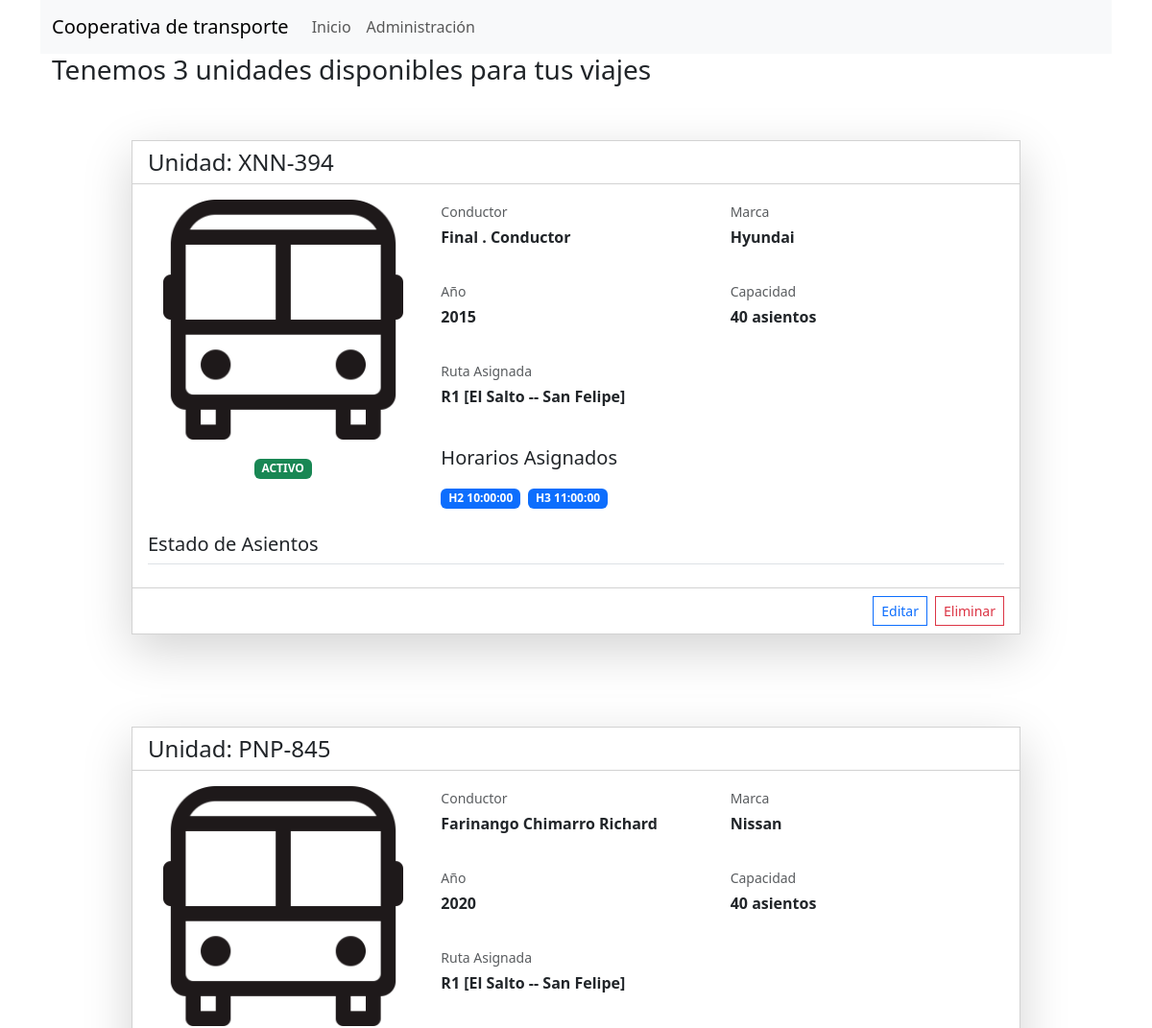
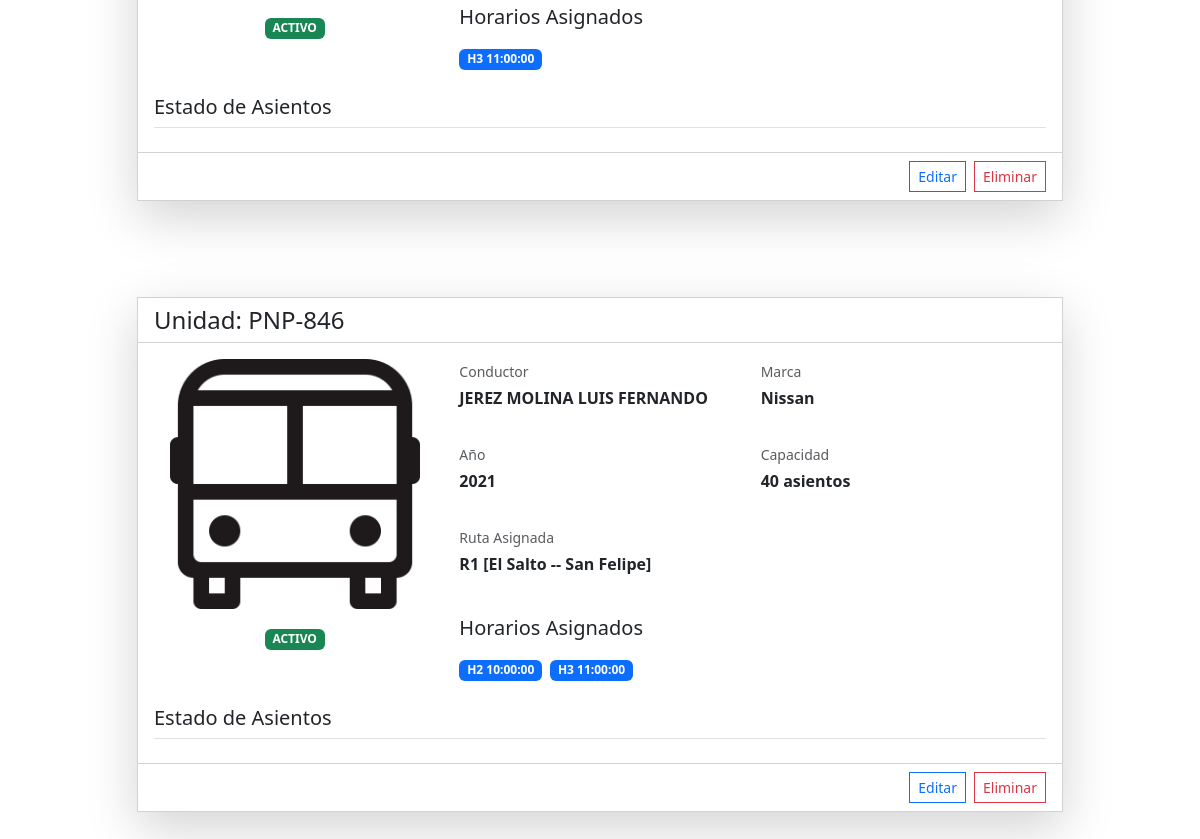
Page /buses/ on the earlier database version (2 pictures, top to bottom).
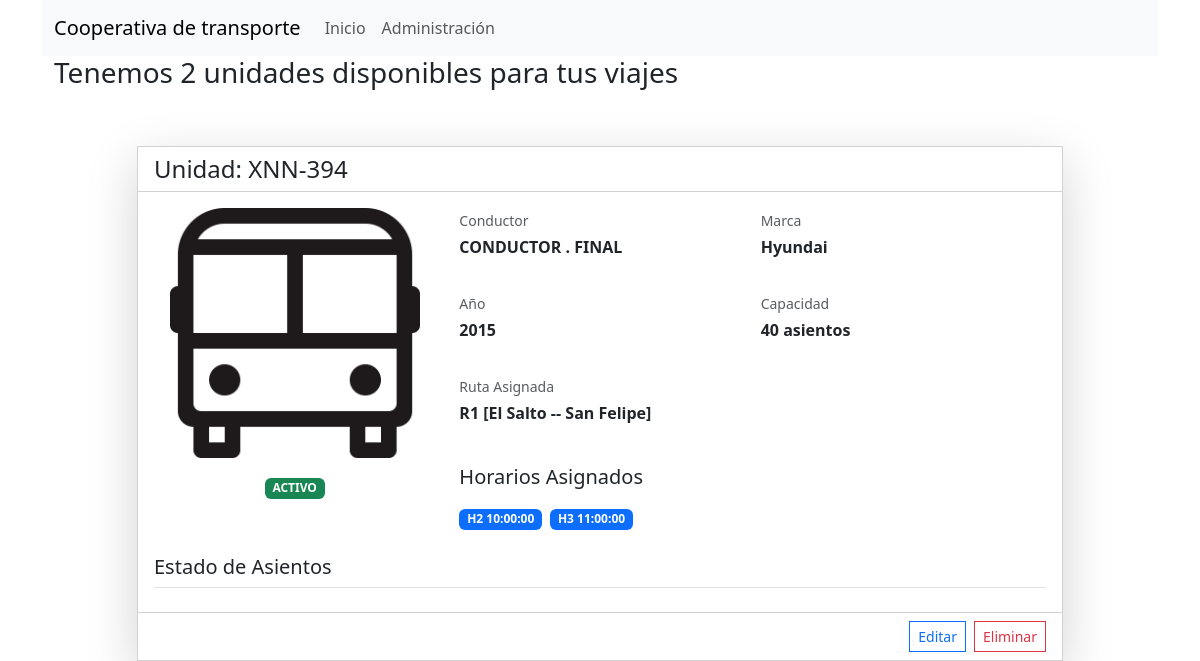
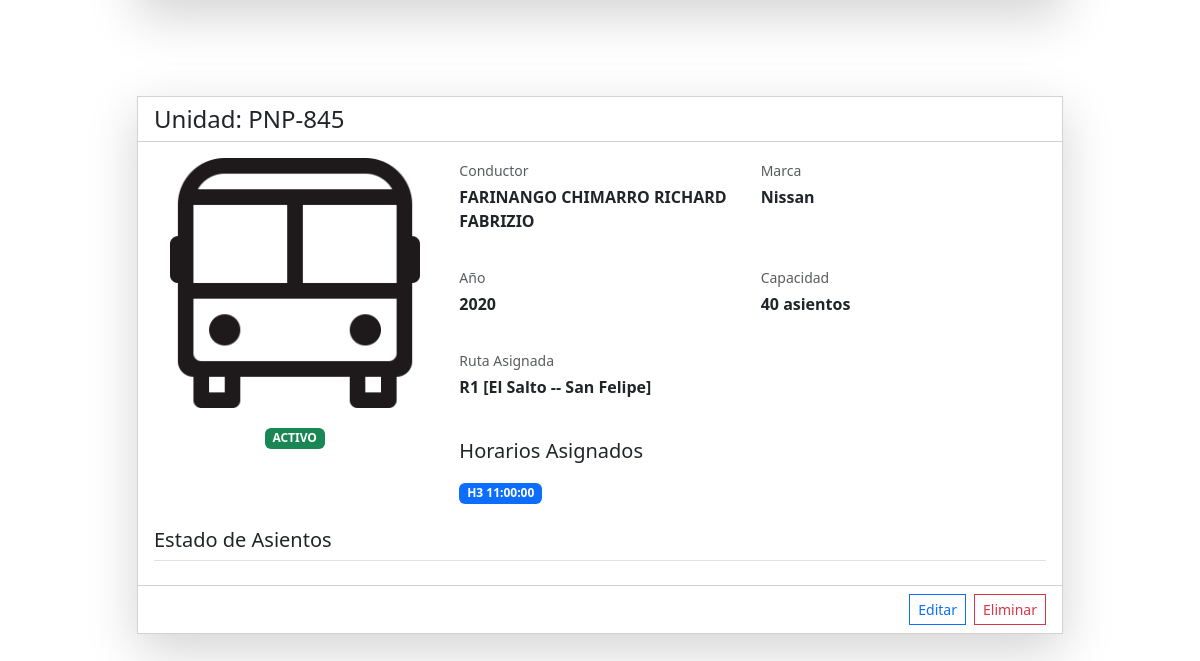
Same page on the later database version (2 pictures, top to bottom).
### Apps/buses/models.py (models this page shows, shortened)
class Buses(models.Model):
    id = models.AutoField(primary_key=True)
    placa = models.CharField(max_length=8, unique=True, verbose_name='PLACA')
    foto = models.ImageField(upload_to='buses/', default='buses/bus.png', verbose_name='FOTO DE LA UNIDAD')
    conductor = models.ForeignKey(Conductores, on_delete=models.CASCADE, null=True, verbose_name='CONDUCTOR DE LA UNIDAD')
    marca = models.CharField(max_length=50, verbose_name='MARCA DE LA UNIDAD')
    anio = models.PositiveIntegerField(verbose_name='AÑO DE LA UNIDAD')
    ruta = models.ForeignKey(Ruta, on_delete=models.PROTECT, null=True, verbose_name='RUTA')
    horario = models.ManyToManyField(Horario, verbose_name='HORARIOS', null=True)
    estado = models.CharField(max_length=30, default='ACTIVO', verbose_name='ESTADO DE LA UNIDAD')
    asientos = models.PositiveIntegerField(default=40, verbose_name='¿CUÁNTOS ASIENTOS PARA PASAJEROS TIENE LA UNIDAD?')

### Apps/conductores/models.py (models this page shows)
class Conductores(models.Model):
    id = models.AutoField(primary_key=True)
    dni = models.CharField(unique=True, max_length=10)
    foto = models.ImageField(upload_to='conductores/', default='conductores/conductor_default.png')
    apellido1 = models.CharField(max_length=150)
    apellido2 = models.CharField(max_length=150)
    nombres = models.CharField(max_length=150)
    email = models.EmailField()
    celular = models.CharField(max_length=10)
    def __str__(self):
        return f"{self.apellido1} {self.apellido2} {self.nombres}"

### Apps/rutas/models.py (models this page shows)
class Ruta(models.Model):
    id = models.BigAutoField(primary_key=True)
    codigo = models.CharField(max_length=10, unique=True)
    partida = models.TextField(verbose_name='Lugar de Partida')
    destino = models.TextField(verbose_name='Lugar de Llegada')
    precio = models.DecimalField(verbose_name='Precio', default=0.3, max_digits=4, decimal_places=2)
    def __str__(self):
        return f'{self.codigo} [{self.partida} -- {self.destino}]'

### Apps/horarios/models.py (models this page shows)
class Horario(models.Model):
    id = models.AutoField(primary_key=True)
    codigo = models.CharField(max_length=10, unique=True)
    hora = models.TimeField()
    def __str__(self):
        return f"{self.codigo} {self.hora}"

### Apps/buses/views.py (the view)
# urls.py: path('', views.buses),
def buses(request):
    return render(request, 'buses.html', {'total_buses':Buses.objects.count(),
                                          'buses':Buses.objects.all(),
                                          'titulo':'BUSES'})

### Apps/buses/templates/buses.html (shortened to what the changed rows need)
{% extends 'base.html' %}
{% block body %}
<div class="d-flex justify-content-center">
    <div class="container">
        <h3 class="h3">Tenemos {{total_buses}} unidades disponibles para tus viajes</h3>
    </div>
</div>
<div class="row justify-content-center">
    {% for bus in buses %}
    <div class="col-lg-10 mt-5 mb-5">
        <div class="rounded-0 card shadow-lg">
            <div class="card-header bg-white d-flex justify-content-between align-items-center">
                <h4 class="mb-0">Unidad: {{ bus.placa }}</h4>
            </div>
            <div class="card-body">
                <div class="row">
                    <div class="col-md-4 mb-4">
                        <div class="text-center">
                            <img src="{{ bus.foto.url }}" alt="Foto del Bus {{ bus.placa }}"
                                class="img-fluid rounded mb-3" style="max-height: 250px; object-fit: cover;">
                            <div class="badge bg-{% if bus.estado == 'ACTIVO' %}success {%else%}danger{%endif%} mb-2">
                                {{ bus.estado }}
                            </div>
                        </div>
                    </div>
                    <div class="col-md-8">
                        <div class="row g-3">
                            <div class="col-md-6">
                                <div class="detail-item">
                                    <label class="text-muted small mb-1">Conductor</label>
                                    <p class="mb-3 fw-bold">{{ bus.conductor }}</p>
                                </div>
                            </div>
                            <div class="col-md-6">
                                <div class="detail-item">
                                    <label class="text-muted small mb-1">Marca</label>
                                    <p class="mb-3 fw-bold">{{ bus.marca }}</p>
                                </div>
                            </div>
                            <div class="col-md-6">
                                <div class="detail-item">
                                    <label class="text-muted small mb-1">Año</label>
                                    <p class="mb-3 fw-bold">{{ bus.anio }}</p>
                                </div>
                            </div>
                            <div class="col-md-6">
                                <div class="detail-item">
                                    <label class="text-muted small mb-1">Capacidad</label>
                                    <p class="mb-3 fw-bold">{{ bus.asientos }} asientos</p>
                                </div>
                            </div>
                            <div class="col-12">
                                <div class="detail-item">
                                    <label class="text-muted small mb-1">Ruta Asignada</label>
                                    <p class="mb-3 fw-bold">{{ bus.ruta }}</p>
                                </div>
                            </div>
                        </div>
                        <div class="mt-4">
                            <h5 class="mb-3">Horarios Asignados</h5>
                            <div class="row g-2">
                                {% for horario in bus.horario.all %}
                                <div class="col-auto">
                                    <span class="badge bg-primary">{{ horario }}</span>
                                </div>
                                {% empty %}
                                <div class="col-12">
                                    <p class="text-muted">No hay horarios asignados</p>
                                </div>
                                {% endfor %}
                            </div>
                        </div>
                    </div>
                </div>
                <div class="mt-4">
                    <h5 class="border-bottom pb-2">Estado de Asientos</h5>
                </div>
            </div>
            <div class="card-footer bg-white">
                <div class="d-flex justify-content-end align-items-center">
                    <a href="/buses/administracion/editar/{{bus.id}}"
                        class="rounded-0 btn btn-outline-primary btn-sm me-2">
                         Editar
                    </a>
                    <form action="/buses/administracion/eliminar/{{bus.id}}" method="post">
                        <button type="submit" class="rounded-0 btn btn-outline-danger btn-sm"
                            onclick="return confirm('Estás seguro de eliminar la unidad con la placa {{bus.placa}}')">
                             Eliminar
                        </button>
                    </form>
                </div>
            </div>
        </div>
    </div>
    {% endfor %}
</div>
{% endblock %}

Differences in the rows shown:
removed Buses: placa "PNP-846", foto (picture), estado "ACTIVO", conductor "JEREZ MOLINA LUIS FERNANDO", marca "Nissan", anio "2021", asientos "40", ruta "R1 [El Salto -- San Felipe]", Horario (codigo+hora "H2 10:00:00"), Horario (codigo+hora "H3 11:00:00")
changed through a linked row, Buses "XNN-394": conductor "Final . Conductor" → "CONDUCTOR . FINAL"
changed through a linked row, Buses "PNP-845": conductor "Farinango Chimarro Richard" → "FARINANGO CHIMARRO RICHARD FABRIZIO"
Other differences:
{{ total_buses }}: "3" → "2"
